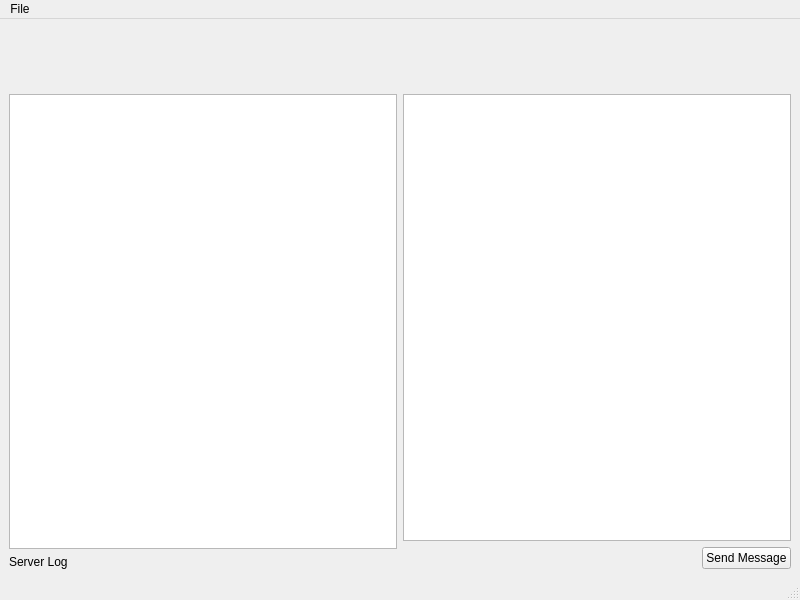
<?xml version="1.0" encoding="UTF-8"?>
<ui version="4.0">
 <class>MainWindow</class>
 <widget class="QMainWindow" name="MainWindow">
  <property name="geometry">
   <rect>
    <x>0</x>
    <y>0</y>
    <width>800</width>
    <height>600</height>
   </rect>
  </property>
  <property name="windowTitle">
   <string>Simple HTTP Server</string>
  </property>
  <widget class="QWidget" name="centralwidget">
   <layout class="QVBoxLayout" name="verticalLayout_3">
    <item>
     <widget class="QLabel" name="serverInfo">
      <property name="minimumSize">
       <size>
        <width>0</width>
        <height>60</height>
       </size>
      </property>
      <property name="text">
       <string/>
      </property>
     </widget>
    </item>
    <item>
     <layout class="QHBoxLayout" name="horizontalLayout_2">
      <item>
       <layout class="QVBoxLayout" name="verticalLayout_2">
        <item>
         <widget class="QPlainTextEdit" name="serverLog"/>
        </item>
        <item>
         <widget class="QLabel" name="label">
          <property name="text">
           <string>Server Log</string>
          </property>
         </widget>
        </item>
       </layout>
      </item>
      <item>
       <layout class="QVBoxLayout" name="verticalLayout">
        <item>
         <widget class="QTextEdit" name="serverMessage"/>
        </item>
        <item>
         <layout class="QHBoxLayout" name="horizontalLayout">
          <item>
           <spacer name="horizontalSpacer">
            <property name="orientation">
             <enum>Qt::Horizontal</enum>
            </property>
            <property name="sizeHint" stdset="0">
             <size>
              <width>40</width>
              <height>20</height>
             </size>
            </property>
           </spacer>
          </item>
          <item>
           <widget class="QPushButton" name="pb_SendMessage">
            <property name="text">
             <string>Send Message</string>
            </property>
           </widget>
          </item>
         </layout>
        </item>
       </layout>
      </item>
     </layout>
    </item>
   </layout>
  </widget>
  <widget class="QMenuBar" name="menubar">
   <property name="geometry">
    <rect>
     <x>0</x>
     <y>0</y>
     <width>800</width>
     <height>19</height>
    </rect>
   </property>
   <widget class="QMenu" name="menuFile">
    <property name="title">
     <string>File</string>
    </property>
    <addaction name="actionSet_Directory"/>
    <addaction name="actionAbout_Qt"/>
    <addaction name="actionExit"/>
   </widget>
   <addaction name="menuFile"/>
  </widget>
  <widget class="QStatusBar" name="statusbar"/>
  <action name="actionAbout_Qt">
   <property name="text">
    <string>About Qt</string>
   </property>
  </action>
  <action name="actionExit">
   <property name="text">
    <string>Exit</string>
   </property>
  </action>
  <action name="actionSet_Directory">
   <property name="text">
    <string>Set Directory</string>
   </property>
  </action>
 </widget>
 <resources/>
 <connections/>
</ui>
